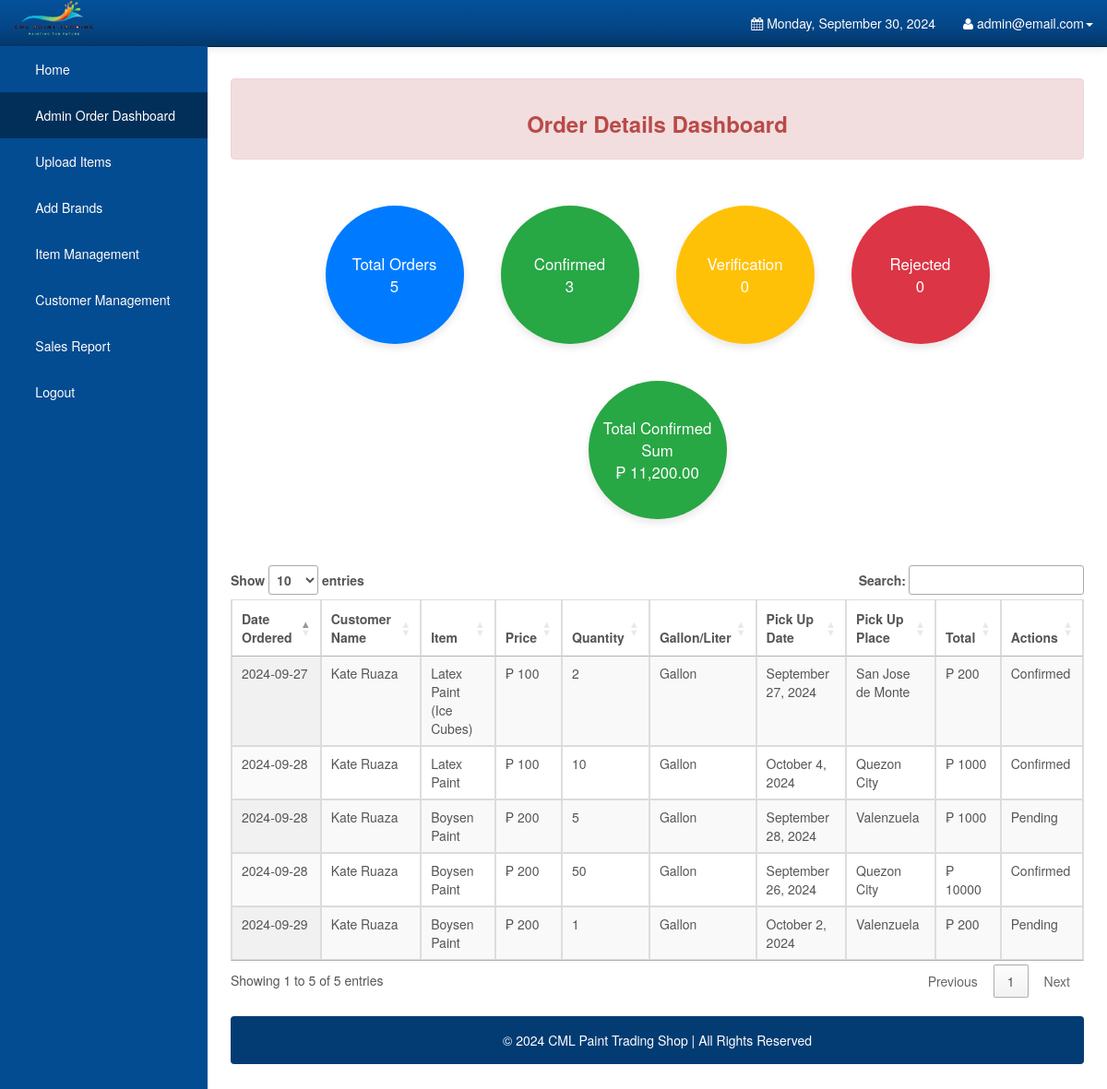
Page /Admin/orderdetails.php (signed in) on the committed database.
### tables this page shows
CREATE TABLE `orderdetails` (
  `order_id` int(10) UNSIGNED NOT NULL,
  `user_id` int(11) NOT NULL DEFAULT 0,
  `order_name` varchar(1000) NOT NULL DEFAULT '',
  `order_price` double NOT NULL DEFAULT 0,
  `order_quantity` int(10) UNSIGNED NOT NULL DEFAULT 0,
  `order_total` double NOT NULL DEFAULT 0,
  `order_status` varchar(45) NOT NULL DEFAULT '',
  `order_date` date DEFAULT NULL,
  `order_pick_up` datetime(6) DEFAULT NULL,
  `order_pick_place` enum('Quezon City','Caloocan','Valenzuela','San Jose de Monte') DEFAULT NULL,
  `gl` enum('Gallon','Liter') DEFAULT NULL,
  `payment_id` int(11) DEFAULT NULL,
  `product_id` int(11) DEFAULT NULL
);

CREATE TABLE `users` (
  `user_id` int(11) NOT NULL,
  `user_email` varchar(1000) NOT NULL,
  `user_password` varchar(1000) NOT NULL,
  `user_firstname` varchar(1000) NOT NULL,
  `user_lastname` varchar(1000) NOT NULL,
  `user_address` varchar(1000) NOT NULL,
  `user_mobile` varchar(255) NOT NULL,
  `type` enum('Customer','Admin') NOT NULL
);

### Admin/orderdetails.php (the view, shortened to what this page needs)
<?php
require_once 'config.php';
$stmt_total_orders = $DB_con->prepare('SELECT COUNT(*) AS total FROM orderdetails');
$stmt_total_orders->execute();
$total_orders = $stmt_total_orders->fetch(PDO::FETCH_ASSOC)['total'];
$stmt_confirmed = $DB_con->prepare('SELECT COUNT(*) AS total, SUM(order_total) AS total_sum FROM orderdetails WHERE order_status = "Confirmed"');
$stmt_confirmed->execute();
$row_confirmed = $stmt_confirmed->fetch(PDO::FETCH_ASSOC);
$total_confirmed = $row_confirmed['total'];
$total_sum_confirmed = $row_confirmed['total_sum'];
$stmt_verification = $DB_con->prepare('SELECT COUNT(*) AS total FROM orderdetails WHERE order_status = "Verification"');
$stmt_verification->execute();
$total_verification = $stmt_verification->fetch(PDO::FETCH_ASSOC)['total'];
$stmt_rejected = $DB_con->prepare('SELECT COUNT(*) AS total FROM orderdetails WHERE order_status = "Rejected"');
$stmt_rejected->execute();
$total_rejected = $stmt_rejected->fetch(PDO::FETCH_ASSOC)['total'];
?>
<!DOCTYPE html>
<html lang="en">
<head>
    <link rel="stylesheet" type="text/css" href="bootstrap/css/bootstrap.min.css" />
    <link rel="stylesheet" type="text/css" href="font-awesome/css/font-awesome.min.css" />
    <link rel="stylesheet" type="text/css" href="css/local.css" />
    <link rel="stylesheet" href="https://cdn.datatables.net/1.11.3/css/jquery.dataTables.min.css">
    <link rel="stylesheet" href="https://cdn.jsdelivr.net/npm/sweetalert2@11/dist/sweetalert2.min.css">
</head>
<body>
<div id="wrapper">
    <nav class="navbar navbar-inverse navbar-fixed-top" role="navigation">
        <div class="navbar-header">
            <img class="logo-custom" src="../assets/img/logo.png" alt="" style="height: 40px; margin-left: 15px;" />
        </div>
        <div class="collapse navbar-collapse navbar-ex1-collapse">
            <ul class="nav navbar-nav side-nav">
                <li><a href="index.php"> &nbsp; &nbsp; &nbsp; Home</a></li>
                <li class="active"><a href="orderdetails.php"> &nbsp; &nbsp; &nbsp; Admin Order Dashboard</a></li>
                <li><a data-toggle="modal" data-target="#uploadModal"> &nbsp; &nbsp; &nbsp; Upload Items</a></li>
                <li><a data-toggle="modal" data-target="#addBrandsModal"> &nbsp; &nbsp; &nbsp; Add Brands</a></li>
                <li><a href="items.php"> &nbsp; &nbsp; &nbsp; Item Management</a></li>
                <li><a href="customers.php"> &nbsp; &nbsp; &nbsp; Customer Management</a></li>
                <li><a href="salesreport.php"> &nbsp; &nbsp; &nbsp; Sales Report</a></li>
                <li><a href="logout.php"> &nbsp; &nbsp; &nbsp; Logout</a></li>
            </ul>
            <ul class="nav navbar-nav navbar-right navbar-user">
                <li class="dropdown messages-dropdown">
                    <a href="#"><i class="fa fa-calendar"></i> <?php
                        $Today = date('y:m:d');
                        $new = date('l, F d, Y', strtotime($Today));
                        echo $new; ?></a>
                </li>
                <li class="dropdown user-dropdown">
                    <a href="#" class="dropdown-toggle" data-toggle="dropdown"><i class="fa fa-user"></i> <?php echo htmlspecialchars($_SESSION['admin_username']); ?><b class="caret"></b></a>
                </li>
            </ul>
        </div>
    </nav>
    <div id="page-wrapper">
        <div class="alert alert-danger">
            <center><h3><strong>Order Details Dashboard</strong></h3></center>
        </div>
        <br />
        <div class="dashboard-container">
            <div class="dashboard-circle primary">
                <div style="text-align:center">Total Orders<br><?php echo $total_orders; ?></div>
            </div>
            <div class="dashboard-circle success">
                <div style="text-align:center">Confirmed<br><?php echo $total_confirmed; ?></div>
            </div>
            <div class="dashboard-circle warning">
                <div style="text-align:center">Verification<br><?php echo $total_verification; ?></div>
            </div>
            <div class="dashboard-circle danger">
                <div style="text-align:center">Rejected<br><?php echo $total_rejected; ?></div>
            </div>
            <div class="dashboard-circle success">
                <div style="text-align:center">Total Confirmed Sum<br>&#8369; <?php echo number_format($total_sum_confirmed, 2); ?></div>
            </div>
        </div>
        <br />
        <div class="table-responsive">
            <table class="display table table-bordered" id="example" cellspacing="0" width="100%">
                <thead>
                <tr>
                    <th>Date Ordered</th>
                    <th>Customer Name</th>
                    <th>Item</th>
                    <th>Price</th>
                    <th>Quantity</th>
                    <th>Gallon/Liter</th>
                    <th>Pick Up Date</th>
                    <th>Pick Up Place</th>
                    <th>Total</th>
                    <th>Actions</th>
                </tr>
                </thead>
                <tbody>
                <?php
               $stmt = $DB_con->prepare('SELECT users.user_email, users.user_firstname, users.user_lastname, users.user_address, orderdetails.* FROM users INNER JOIN orderdetails ON users.user_id = orderdetails.user_id ORDER BY orderdetails.order_pick_up DESC');
			   $stmt->execute();
                if ($stmt->rowCount() > 0) {
                    while ($row = $stmt->fetch(PDO::FETCH_ASSOC)) {
                        $date = new DateTime($row['order_pick_up']);
                        $formattedDate = $date->format('F j, Y');
                        ?>
                        <tr>
                            <td><?php echo htmlspecialchars($row['order_date']); ?></td>
                            <td><?php echo htmlspecialchars($row['user_firstname']) . ' ' . htmlspecialchars($row['user_lastname']); ?></td>
                            <td><?php echo htmlspecialchars($row['order_name']); ?></td>
                            <td>&#8369; <?php echo htmlspecialchars($row['order_price']); ?></td>
                            <td><?php echo htmlspecialchars($row['order_quantity']); ?></td>
                            <td><?php echo htmlspecialchars($row['gl']); ?></td>
                            <td><?php echo htmlspecialchars($formattedDate); ?></td>
                            <td><?php echo htmlspecialchars($row['order_pick_place']); ?></td>
                            <td>&#8369; <?php echo htmlspecialchars($row['order_total']); ?></td>
							<td><?php echo htmlspecialchars($row['order_status']); ?></td>
                        </tr>
                        <?php
                    }
                } else {
                    ?>
                    <tr>
                        <td colspan="10" class="text-center">No Data Found ...</td>
                    </tr>
                    <?php
                }
                ?>
                </tbody>
            </table>
        </div>
        <br />
        <div class="alert alert-default" style="background-color:#033c73;">
            <p style="color:white;text-align:center;">&copy 2024 CML Paint Trading Shop | All Rights Reserved</p>
        </div>
    </div>
</div>
</body>
</html>

### Admin/css/local.css (style rules this page uses)
#wrapper { padding-left: 0; }
#page-wrapper { width: 100%; padding: 5px 15px; }
body { font-family: "Helvetica Neue", Helvetica, Arial, sans-serif; font-size: 14px; line-height: 1.42857143; color: #555555; background-color: #ffffff; }
.navbar-inverse { background-color: #033c73; border-color: #022f5a; }
.navbar-inverse .navbar-nav > li > a { color: #ffffff; }
.navbar-inverse .navbar-nav > .active > a, .navbar-inverse .navbar-nav > .active > a:hover, .navbar-inverse .navbar-nav > .active > a:focus { color: #ffffff; background-color: #022f5a; }
.navbar-inverse .navbar-collapse, .navbar-inverse .navbar-form { border-color: #022a50; }
.alert-danger { background-color: #f2dede; border-color: #eed3d7; color: #b94a48; }
.navbar { background-image: -webkit-linear-gradient(#54b4eb, #2fa4e7 60%, #1d9ce5); background-image: linear-gradient(#54b4eb, #2fa4e7 60%, #1d9ce5); background-repeat: no-repeat; filter: progid:DXImageTransform.Microsoft.gradient(startColorstr='#ff54b4eb', endColorstr='#ff1d9ce5', GradientType=0); border-bottom: 1px solid #178acc; filter: none; -webkit-box-shadow: 0 1px 10px rgba(0, 0, 0, 0.1); box-shadow: 0 1px 10px rgba(0, 0, 0, 0.1); }
.navbar .navbar-nav > li > a, .navbar-brand { text-shadow: 0 1px 0 rgba(0, 0, 0, 0.1); }
.navbar-inverse { background-image: -webkit-linear-gradient(#04519b, #044687 60%, #033769); background-image: linear-gradient(#04519b, #044687 60%, #033769); background-repeat: no-repeat; filter: progid:DXImageTransform.Microsoft.gradient(startColorstr='#ff04519b', endColorstr='#ff033769', GradientType=0); filter: none; border-bottom: 1px solid #022241; }
.clearfix:before, .clearfix:after, .container:before, .container:after, .container-fluid:before, .container-fluid:after, .row:before, .row:after, .form-horizontal .form-group:before, .form-horizontal .form-group:after, .btn-toolbar:before, .btn-toolbar:after, .btn-group-vertical > .btn-group:before, .btn-group-vertical > .btn-group:after, .nav:before, .nav:after, .navbar:before, .navbar:after, .navbar-header:before, .navbar-header:after, .navbar-collapse:before, .navbar-collapse:after, .pager:before, .pager:after, .panel-body:before, .panel-body:after, .modal-footer:before, .modal-footer:after { content: " "; display: table; }
.clearfix:after, .container:after, .container-fluid:after, .row:after, .form-horizontal .form-group:after, .btn-toolbar:after, .btn-group-vertical > .btn-group:after, .nav:after, .navbar:after, .navbar-header:after, .navbar-collapse:after, .pager:after, .panel-body:after, .modal-footer:after { clear: both; }
a { color: #2fa4e7; text-decoration: none; }
@media (min-width:768px) { #wrapper { padding-left: 225px; } }
@media (min-width:768px) { #page-wrapper { padding: 15px 25px; } }
@media (min-width:768px) { .side-nav { margin-left: -225px; left: 225px; width: 225px; position: fixed; top: 50px; height: 100%; border-radius: 0; border: none; background-color: #044C92; overflow-y: auto; } }
@media (min-width:768px) { .side-nav>li>a { width: 225px; } }
@media (min-width:768px) { .navbar-collapse { padding-left: 15px !important; padding-right: 15px !important; } }

### Admin/orderdetails.php (style rules this page uses)
.dashboard-circle { width: 150px; height: 150px; border-radius: 50%; background-color: #f1f1f1; display: flex; align-items: center; justify-content: center; font-size: 1.2em; margin: 10px; box-shadow: 0 4px 8px rgba(0, 0, 0, 0.1); transition: transform 0.2s; }
.dashboard-circle.success { background-color: #28a745; color: white; }
.dashboard-circle.warning { background-color: #ffc107; color: white; }
.dashboard-circle.danger { background-color: #dc3545; color: white; }
.dashboard-circle.primary { background-color: #007bff; color: white; }
.dashboard-container { display: flex; flex-wrap: wrap; justify-content: center; align-items: center; gap: 20px; margin-bottom: 20px; }

### rows in the picture
orderdetails: order_date "2024-09-28", user.user_firstname "Kate", user.user_lastname "Ruaza", order_name "Latex Paint", order_price "100", order_quantity "10", gl "Gallon", order_pick_place "Quezon City", order_total "1000", order_status "Confirmed"
orderdetails: order_date "2024-09-29", user.user_firstname "Kate", user.user_lastname "Ruaza", order_name "Boysen Paint", order_price "200", order_quantity "1", gl "Gallon", order_pick_place "Valenzuela", order_total "200", order_status "Pending"
orderdetails: order_date "2024-09-28", user.user_firstname "Kate", user.user_lastname "Ruaza", order_name "Boysen Paint", order_price "200", order_quantity "5", gl "Gallon", order_pick_place "Valenzuela", order_total "1000", order_status "Pending"
orderdetails: order_date "2024-09-27", user.user_firstname "Kate", user.user_lastname "Ruaza", order_name "Latex Paint (Ice Cubes)", order_price "100", order_quantity "2", gl "Gallon", order_pick_place "San Jose de Monte", order_total "200", order_status "Confirmed"
orderdetails: order_date "2024-09-28", user.user_firstname "Kate", user.user_lastname "Ruaza", order_name "Boysen Paint", order_price "200", order_quantity "50", gl "Gallon", order_pick_place "Quezon City", order_total "10000", order_status "Confirmed"

### other values in the picture
$_SESSION['admin_username'] "admin@email.com"
$total_orders "5"
$total_confirmed "3"
$total_verification "0"
$total_rejected "0"
$total_sum_confirmed "11,200.00"
